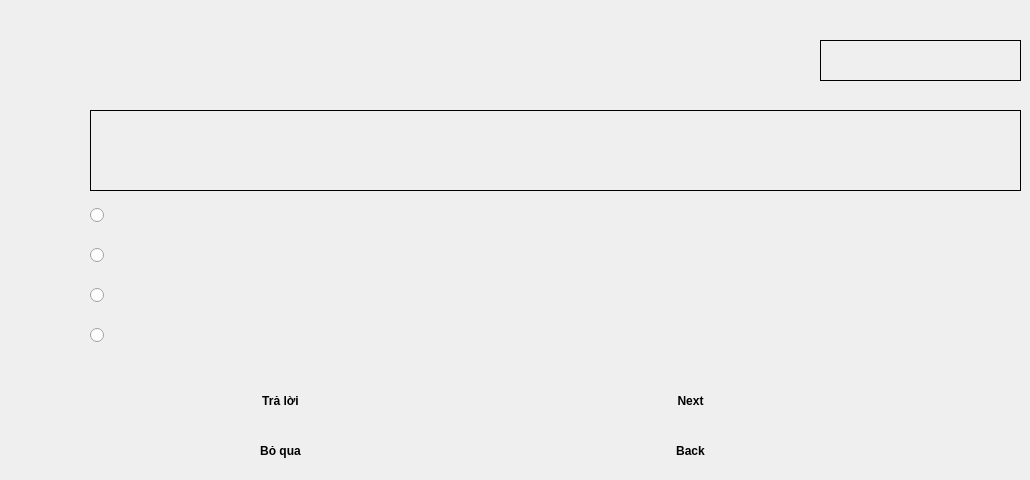
     <widget class="QWidget" name="page_vanpham">
      <widget class="QLabel" name="scoreLabel">
       <property name="geometry">
        <rect>
         <x>820</x>
         <y>40</y>
         <width>201</width>
         <height>41</height>
        </rect>
       </property>
       <property name="font">
        <font>
         <weight>75</weight>
         <bold>true</bold>
        </font>
       </property>
       <property name="frameShape">
        <enum>QFrame::Box</enum>
       </property>
       <property name="text">
        <string/>
       </property>
      </widget>
      <widget class="QLabel" name="questionLabel">
       <property name="geometry">
        <rect>
         <x>90</x>
         <y>110</y>
         <width>931</width>
         <height>81</height>
        </rect>
       </property>
       <property name="font">
        <font>
         <weight>75</weight>
         <bold>true</bold>
        </font>
       </property>
       <property name="styleSheet">
        <string notr="true">color: black;</string>
       </property>
       <property name="frameShape">
        <enum>QFrame::Box</enum>
       </property>
       <property name="text">
        <string/>
       </property>
      </widget>
      <widget class="QRadioButton" name="choiceARadioButton">
       <property name="geometry">
        <rect>
         <x>90</x>
         <y>200</y>
         <width>931</width>
         <height>31</height>
        </rect>
       </property>
       <property name="font">
        <font>
         <weight>75</weight>
         <bold>true</bold>
        </font>
       </property>
       <property name="styleSheet">
        <string notr="true">color: black;</string>
       </property>
       <property name="autoExclusive">
        <bool>false</bool>
       </property>
      </widget>
      <widget class="QRadioButton" name="choiceBRadioButton">
       <property name="geometry">
        <rect>
         <x>90</x>
         <y>240</y>
         <width>931</width>
         <height>31</height>
        </rect>
       </property>
       <property name="font">
        <font>
         <weight>75</weight>
         <bold>true</bold>
        </font>
       </property>
       <property name="styleSheet">
        <string notr="true">color: black;</string>
       </property>
       <property name="autoExclusive">
        <bool>false</bool>
       </property>
      </widget>
      <widget class="QRadioButton" name="choiceDRadioButton">
       <property name="geometry">
        <rect>
         <x>90</x>
         <y>320</y>
         <width>931</width>
         <height>31</height>
        </rect>
       </property>
       <property name="font">
        <font>
         <weight>75</weight>
         <bold>true</bold>
        </font>
       </property>
       <property name="styleSheet">
        <string notr="true">color: black;</string>
       </property>
       <property name="autoExclusive">
        <bool>false</bool>
       </property>
      </widget>
      <widget class="QRadioButton" name="choiceCRadioButton">
       <property name="geometry">
        <rect>
         <x>90</x>
         <y>280</y>
         <width>931</width>
         <height>31</height>
        </rect>
       </property>
       <property name="font">
        <font>
         <weight>75</weight>
         <bold>true</bold>
        </font>
       </property>
       <property name="styleSheet">
        <string notr="true">color: black;</string>
       </property>
       <property name="autoExclusive">
        <bool>false</bool>
       </property>
      </widget>
      <widget class="QPushButton" name="answerButton">
       <property name="geometry">
        <rect>
         <x>90</x>
         <y>380</y>
         <width>381</width>
         <height>41</height>
        </rect>
       </property>
       <property name="font">
        <font>
         <weight>75</weight>
         <bold>true</bold>
        </font>
       </property>
       <property name="styleSheet">
        <string notr="true">color: black;</string>
       </property>
       <property name="text">
        <string>Trả lời</string>
       </property>
       <property name="icon">
        <iconset>
         <normaloff>icons/Hopstarter-Sleek-Xp-Basic-Ok.256.png</normaloff>icons/Hopstarter-Sleek-Xp-Basic-Ok.256.png</iconset>
       </property>
       <property name="default">
        <bool>true</bool>
       </property>
       <property name="flat">
        <bool>true</bool>
       </property>
      </widget>
      <widget class="QPushButton" name="skipButton">
       <property name="geometry">
        <rect>
         <x>90</x>
         <y>430</y>
         <width>381</width>
         <height>41</height>
        </rect>
       </property>
       <property name="font">
        <font>
         <weight>75</weight>
         <bold>true</bold>
        </font>
       </property>
       <property name="styleSheet">
        <string notr="true">color: black;</string>
       </property>
       <property name="text">
        <string>Bỏ qua</string>
       </property>
       <property name="icon">
        <iconset>
         <normaloff>icons/Iconsmind-Outline-Next-2.512.png</normaloff>icons/Iconsmind-Outline-Next-2.512.png</iconset>
       </property>
       <property name="default">
        <bool>true</bool>
       </property>
       <property name="flat">
        <bool>true</bool>
       </property>
      </widget>
      <widget class="QPushButton" name="backButton">
       <property name="geometry">
        <rect>
         <x>500</x>
         <y>430</y>
         <width>381</width>
         <height>41</height>
        </rect>
       </property>
       <property name="font">
        <font>
         <weight>75</weight>
         <bold>true</bold>
        </font>
       </property>
       <property name="styleSheet">
        <string notr="true">color: black;</string>
       </property>
       <property name="text">
        <string>Back</string>
       </property>
       <property name="icon">
        <iconset>
         <normaloff>icons/Iconsmind-Outline-Back-2.512.png</normaloff>icons/Iconsmind-Outline-Back-2.512.png</iconset>
       </property>
       <property name="default">
        <bool>true</bool>
       </property>
       <property name="flat">
        <bool>true</bool>
       </property>
      </widget>
      <widget class="QPushButton" name="nextButton">
       <property name="geometry">
        <rect>
         <x>500</x>
         <y>380</y>
         <width>381</width>
         <height>41</height>
        </rect>
       </property>
       <property name="font">
        <font>
         <weight>75</weight>
         <bold>true</bold>
        </font>
       </property>
       <property name="styleSheet">
        <string notr="true">color: black;</string>
       </property>
       <property name="text">
        <string>Next</string>
       </property>
       <property name="icon">
        <iconset>
         <normaloff>icons/Iconsmind-Outline-Next-2.512.png</normaloff>icons/Iconsmind-Outline-Next-2.512.png</iconset>
       </property>
       <property name="default">
        <bool>true</bool>
       </property>
       <property name="flat">
        <bool>true</bool>
       </property>
      </widget>
     </widget>
